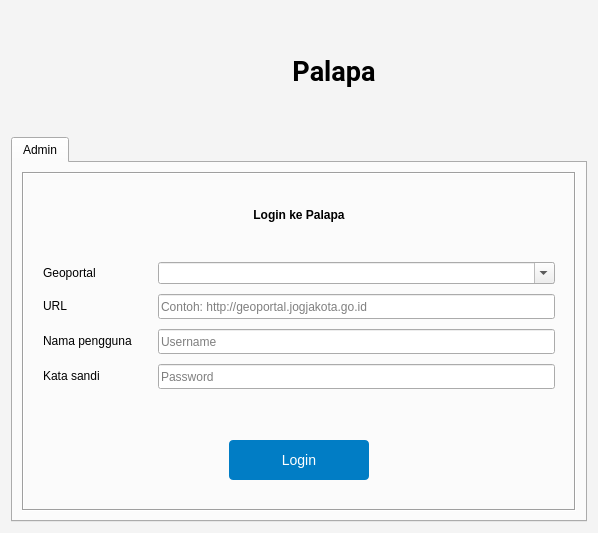
<?xml version="1.0" encoding="UTF-8"?>
<ui version="4.0">
 <class>PalapaDialogBase</class>
 <widget class="QDialog" name="PalapaDialogBase">
  <property name="enabled">
   <bool>true</bool>
  </property>
  <property name="geometry">
   <rect>
    <x>0</x>
    <y>0</y>
    <width>598</width>
    <height>533</height>
   </rect>
  </property>
  <property name="sizePolicy">
   <sizepolicy hsizetype="Fixed" vsizetype="Fixed">
    <horstretch>0</horstretch>
    <verstretch>0</verstretch>
   </sizepolicy>
  </property>
  <property name="windowTitle">
   <string>Login Palapa</string>
  </property>
  <property name="styleSheet">
   <string notr="true">#PalapaDialogBase {
 background: rgb(244, 244, 244);
}</string>
  </property>
  <layout class="QVBoxLayout" name="verticalLayout_3">
   <item>
    <widget class="QFrame" name="frame_2">
     <property name="minimumSize">
      <size>
       <width>0</width>
       <height>120</height>
      </size>
     </property>
     <property name="maximumSize">
      <size>
       <width>16777215</width>
       <height>120</height>
      </size>
     </property>
     <property name="frameShape">
      <enum>QFrame::NoFrame</enum>
     </property>
     <property name="frameShadow">
      <enum>QFrame::Raised</enum>
     </property>
     <layout class="QHBoxLayout" name="horizontalLayout_2">
      <item>
       <spacer name="horizontalSpacer">
        <property name="orientation">
         <enum>Qt::Horizontal</enum>
        </property>
        <property name="sizeHint" stdset="0">
         <size>
          <width>76</width>
          <height>20</height>
         </size>
        </property>
       </spacer>
      </item>
      <item>
       <widget class="QLabel" name="label_3">
        <property name="minimumSize">
         <size>
          <width>63</width>
          <height>72</height>
         </size>
        </property>
        <property name="maximumSize">
         <size>
          <width>70</width>
          <height>80</height>
         </size>
        </property>
        <property name="text">
         <string/>
        </property>
        <property name="pixmap">
         <pixmap>../img/420px-Badan_Informasi_Geospasial_logo.png</pixmap>
        </property>
        <property name="scaledContents">
         <bool>true</bool>
        </property>
        <property name="alignment">
         <set>Qt::AlignRight|Qt::AlignTrailing|Qt::AlignVCenter</set>
        </property>
        <property name="margin">
         <number>5</number>
        </property>
       </widget>
      </item>
      <item>
       <widget class="QLabel" name="label">
        <property name="minimumSize">
         <size>
          <width>0</width>
          <height>50</height>
         </size>
        </property>
        <property name="font">
         <font>
          <family>Roboto</family>
          <pointsize>20</pointsize>
          <weight>75</weight>
          <bold>true</bold>
         </font>
        </property>
        <property name="text">
         <string>Palapa</string>
        </property>
        <property name="alignment">
         <set>Qt::AlignCenter</set>
        </property>
        <property name="margin">
         <number>10</number>
        </property>
       </widget>
      </item>
      <item>
       <spacer name="horizontalSpacer_2">
        <property name="orientation">
         <enum>Qt::Horizontal</enum>
        </property>
        <property name="sizeHint" stdset="0">
         <size>
          <width>76</width>
          <height>20</height>
         </size>
        </property>
       </spacer>
      </item>
     </layout>
    </widget>
   </item>
   <item>
    <widget class="QTabWidget" name="tabWidget">
     <property name="currentIndex">
      <number>0</number>
     </property>
     <widget class="QWidget" name="TabAdmin">
      <attribute name="title">
       <string>Admin</string>
      </attribute>
      <layout class="QVBoxLayout" name="verticalLayout">
       <item>
        <widget class="QFrame" name="frame">
         <property name="frameShape">
          <enum>QFrame::Box</enum>
         </property>
         <property name="frameShadow">
          <enum>QFrame::Sunken</enum>
         </property>
         <layout class="QVBoxLayout" name="verticalLayout_2">
          <item>
           <widget class="QLabel" name="label_title">
            <property name="font">
             <font>
              <pointsize>9</pointsize>
              <weight>75</weight>
              <bold>true</bold>
             </font>
            </property>
            <property name="text">
             <string>Login ke Palapa</string>
            </property>
            <property name="alignment">
             <set>Qt::AlignCenter</set>
            </property>
            <property name="margin">
             <number>10</number>
            </property>
           </widget>
          </item>
          <item>
           <layout class="QFormLayout" name="formLayout_2">
            <property name="horizontalSpacing">
             <number>15</number>
            </property>
            <property name="verticalSpacing">
             <number>10</number>
            </property>
            <property name="leftMargin">
             <number>10</number>
            </property>
            <property name="topMargin">
             <number>10</number>
            </property>
            <property name="rightMargin">
             <number>10</number>
            </property>
            <property name="bottomMargin">
             <number>10</number>
            </property>
            <item row="1" column="0">
             <widget class="QLabel" name="label_url">
              <property name="font">
               <font>
                <pointsize>9</pointsize>
               </font>
              </property>
              <property name="text">
               <string>URL</string>
              </property>
              <property name="alignment">
               <set>Qt::AlignLeading|Qt::AlignLeft|Qt::AlignVCenter</set>
              </property>
              <property name="margin">
               <number>0</number>
              </property>
             </widget>
            </item>
            <item row="4" column="1">
             <widget class="QLabel" name="label_status">
              <property name="minimumSize">
               <size>
                <width>0</width>
                <height>25</height>
               </size>
              </property>
              <property name="styleSheet">
               <string notr="true">border-radius: 4px;</string>
              </property>
              <property name="text">
               <string/>
              </property>
              <property name="wordWrap">
               <bool>true</bool>
              </property>
              <property name="margin">
               <number>10</number>
              </property>
              <property name="indent">
               <number>10</number>
              </property>
             </widget>
            </item>
            <item row="1" column="1">
             <widget class="QLineEdit" name="lineEdit_url">
              <property name="sizePolicy">
               <sizepolicy hsizetype="Preferred" vsizetype="Fixed">
                <horstretch>0</horstretch>
                <verstretch>0</verstretch>
               </sizepolicy>
              </property>
              <property name="minimumSize">
               <size>
                <width>0</width>
                <height>25</height>
               </size>
              </property>
              <property name="text">
               <string/>
              </property>
              <property name="placeholderText">
               <string>Contoh: http://geoportal.jogjakota.go.id</string>
              </property>
              <property name="clearButtonEnabled">
               <bool>true</bool>
              </property>
             </widget>
            </item>
            <item row="4" column="0">
             <widget class="QLabel" name="label_text_status">
              <property name="font">
               <font>
                <pointsize>9</pointsize>
               </font>
              </property>
              <property name="text">
               <string/>
              </property>
              <property name="alignment">
               <set>Qt::AlignLeading|Qt::AlignLeft|Qt::AlignVCenter</set>
              </property>
              <property name="margin">
               <number>0</number>
              </property>
             </widget>
            </item>
            <item row="2" column="0">
             <widget class="QLabel" name="label_username">
              <property name="minimumSize">
               <size>
                <width>100</width>
                <height>0</height>
               </size>
              </property>
              <property name="font">
               <font>
                <pointsize>9</pointsize>
               </font>
              </property>
              <property name="text">
               <string>Nama pengguna</string>
              </property>
              <property name="alignment">
               <set>Qt::AlignLeading|Qt::AlignLeft|Qt::AlignVCenter</set>
              </property>
              <property name="margin">
               <number>0</number>
              </property>
             </widget>
            </item>
            <item row="2" column="1">
             <widget class="QLineEdit" name="lineEdit_username">
              <property name="sizePolicy">
               <sizepolicy hsizetype="Preferred" vsizetype="Fixed">
                <horstretch>0</horstretch>
                <verstretch>0</verstretch>
               </sizepolicy>
              </property>
              <property name="minimumSize">
               <size>
                <width>0</width>
                <height>25</height>
               </size>
              </property>
              <property name="placeholderText">
               <string>Username</string>
              </property>
              <property name="clearButtonEnabled">
               <bool>true</bool>
              </property>
             </widget>
            </item>
            <item row="3" column="0">
             <widget class="QLabel" name="label_password">
              <property name="font">
               <font>
                <pointsize>9</pointsize>
               </font>
              </property>
              <property name="text">
               <string>Kata sandi</string>
              </property>
              <property name="alignment">
               <set>Qt::AlignLeading|Qt::AlignLeft|Qt::AlignVCenter</set>
              </property>
              <property name="margin">
               <number>0</number>
              </property>
             </widget>
            </item>
            <item row="3" column="1">
             <widget class="QLineEdit" name="lineEdit_password">
              <property name="sizePolicy">
               <sizepolicy hsizetype="Preferred" vsizetype="Fixed">
                <horstretch>0</horstretch>
                <verstretch>0</verstretch>
               </sizepolicy>
              </property>
              <property name="minimumSize">
               <size>
                <width>0</width>
                <height>25</height>
               </size>
              </property>
              <property name="echoMode">
               <enum>QLineEdit::Password</enum>
              </property>
              <property name="placeholderText">
               <string>Password</string>
              </property>
              <property name="clearButtonEnabled">
               <bool>true</bool>
              </property>
             </widget>
            </item>
            <item row="0" column="0">
             <widget class="QLabel" name="label_2">
              <property name="font">
               <font>
                <pointsize>9</pointsize>
               </font>
              </property>
              <property name="text">
               <string>Geoportal</string>
              </property>
             </widget>
            </item>
            <item row="0" column="1">
             <widget class="QComboBox" name="cmb_geoportal">
              <property name="editable">
               <bool>true</bool>
              </property>
             </widget>
            </item>
           </layout>
          </item>
          <item>
           <layout class="QHBoxLayout" name="horizontalLayout_3">
            <property name="topMargin">
             <number>0</number>
            </property>
            <property name="bottomMargin">
             <number>20</number>
            </property>
            <item>
             <widget class="QPushButton" name="QPushButton_test_connection">
              <property name="sizePolicy">
               <sizepolicy hsizetype="Fixed" vsizetype="Fixed">
                <horstretch>0</horstretch>
                <verstretch>0</verstretch>
               </sizepolicy>
              </property>
              <property name="font">
               <font>
                <pointsize>-1</pointsize>
               </font>
              </property>
              <property name="cursor">
               <cursorShape>PointingHandCursor</cursorShape>
              </property>
              <property name="styleSheet">
               <string notr="true">QPushButton {
color:white;
background-color:rgb(1, 125, 197);
border:0px;
border-radius: 4px;
padding: 0px;
font-size: 14px;
height:40px;
width:140px;
}
QPushButton:hover
{
background-color:rgb(21, 50, 92);
color:white
}
</string>
              </property>
              <property name="text">
               <string>Login</string>
              </property>
             </widget>
            </item>
           </layout>
          </item>
         </layout>
        </widget>
       </item>
      </layout>
     </widget>
    </widget>
   </item>
  </layout>
 </widget>
 <resources/>
 <connections/>
</ui>
